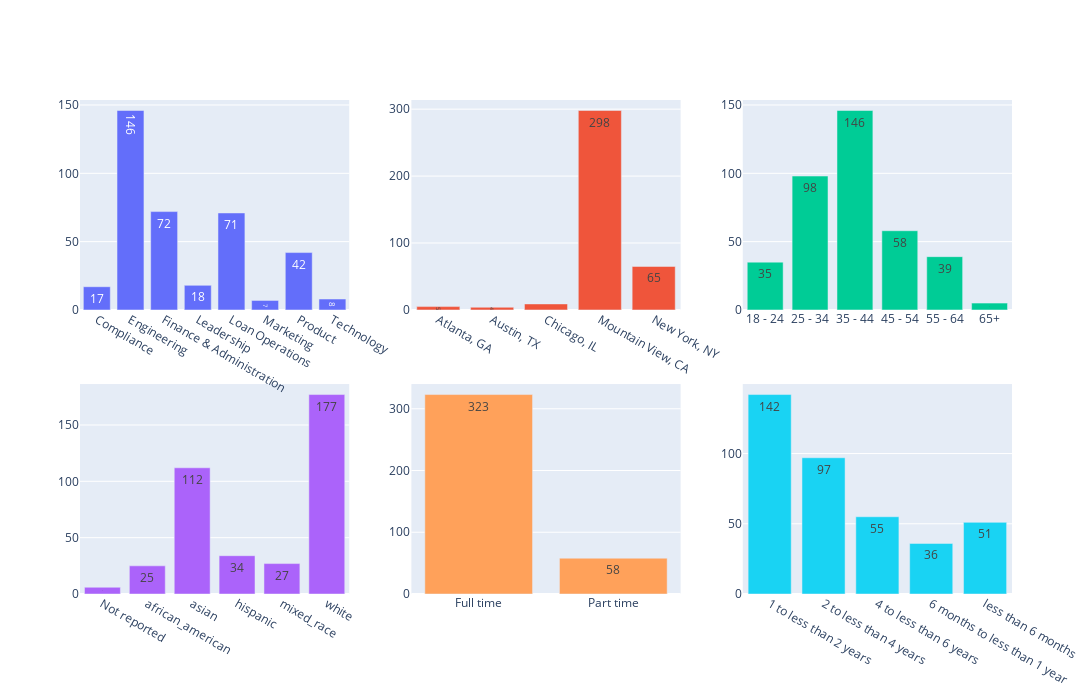

Notebook cell for this chart:
### Code cell
# Classic plotly - express has limited subplots
fig = plotly.subplots.make_subplots(rows=2,cols=3,specs=[[{'type':'bar'} for x in range(0,3)] for y in range(0,2)])

# Subplots for categorical variables
i = 0
for nm, dtp in zip(df.dtypes.index, df.dtypes):
    if str(dtp) == 'category':
        tmp = df.groupby(nm)['employee_id'].count()
        fig.add_trace(plotly.graph_objects.Bar(y=tmp, x=tmp.index, text=tmp, textposition='inside'), col=i % 3 + 1, row=i//3+1)
        i+=1
fig.update_layout(height=700,width=1300,showlegend=False)
fig.show()

### Figure 1 — Plotly figure (JSON) as saved in the notebook; plotly's stock layout.template omitted (floating-point values rounded to 4 significant figures)
{"data": [{"text": [17, 146, 72, 18, 71, 7, 42, 8], "textposition": "inside", "type": "bar", "x": ["Compliance", "Engineering", "Finance & Administration", "Leadership", "Loan Operations", "Marketing", "Product", "Technology"], "xaxis": "x", "y": [17, 146, 72, 18, 71, 7, 42, 8], "yaxis": "y"}, {"text": [5, 4, 9, 298, 65], "textposition": "inside", "type": "bar", "x": ["Atlanta, GA", "Austin, TX", "Chicago, IL", "Mountain View, CA", "New York, NY"], "xaxis": "x2", "y": [5, 4, 9, 298, 65], "yaxis": "y2"}, {"text": [35, 98, 146, 58, 39, 5], "textposition": "inside", "type": "bar", "x": ["18 - 24", "25 - 34", "35 - 44", "45 - 54", "55 - 64", "65+"], "xaxis": "x3", "y": [35, 98, 146, 58, 39, 5], "yaxis": "y3"}, {"text": [6, 25, 112, 34, 27, 177], "textposition": "inside", "type": "bar", "x": ["Not reported", "african_american", "asian", "hispanic", "mixed_race", "white"], "xaxis": "x4", "y": [6, 25, 112, 34, 27, 177], "yaxis": "y4"}, {"text": [323, 58], "textposition": "inside", "type": "bar", "x": ["Full time", "Part time"], "xaxis": "x5", "y": [323, 58], "yaxis": "y5"}, {"text": [142, 97, 55, 36, 51], "textposition": "inside", "type": "bar", "x": ["1 to less than 2 years", "2 to less than 4 years", "4 to less than 6 years", "6 months to less than 1 year", "less than 6 months"], "xaxis": "x6", "y": [142, 97, 55, 36, 51], "yaxis": "y6"}], "layout": {"height": 700, "showlegend": false, "width": 1300, "xaxis": {"anchor": "y", "domain": [0, 0.2889]}, "xaxis2": {"anchor": "y2", "domain": [0.3556, 0.6444]}, "xaxis3": {"anchor": "y3", "domain": [0.7111, 1]}, "xaxis4": {"anchor": "y4", "domain": [0, 0.2889]}, "xaxis5": {"anchor": "y5", "domain": [0.3556, 0.6444]}, "xaxis6": {"anchor": "y6", "domain": [0.7111, 1]}, "yaxis": {"anchor": "x", "domain": [0.575, 1]}, "yaxis2": {"anchor": "x2", "domain": [0.575, 1]}, "yaxis3": {"anchor": "x3", "domain": [0.575, 1]}, "yaxis4": {"anchor": "x4", "domain": [0, 0.425]}, "yaxis5": {"anchor": "x5", "domain": [0, 0.425]}, "yaxis6": {"anchor": "x6", "domain": [0, 0.425]}}}
